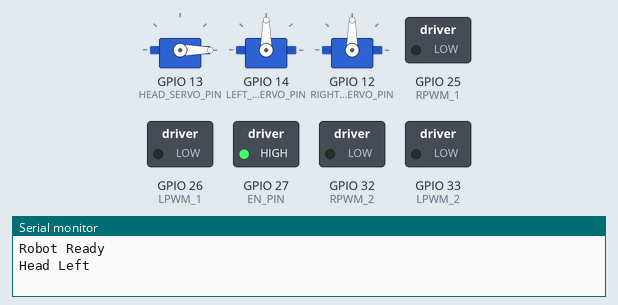
This sketch was run on a simulated ESP32. Parts: 3 × servo, switched loads named in the sketch (green lamp = pin HIGH), the last lines printed to the serial monitor.

Above: at 0.05 s.
At 1.5 s:
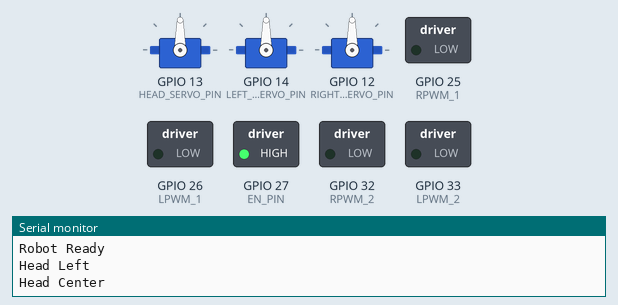
At 3.0 s:
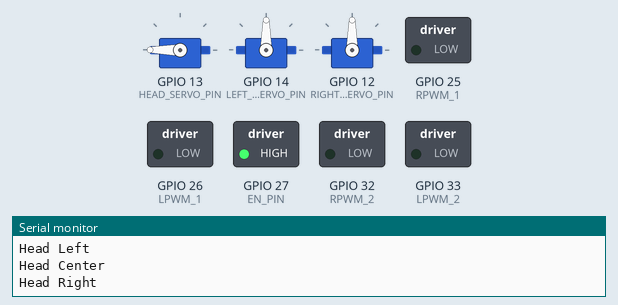
At 6.0 s:
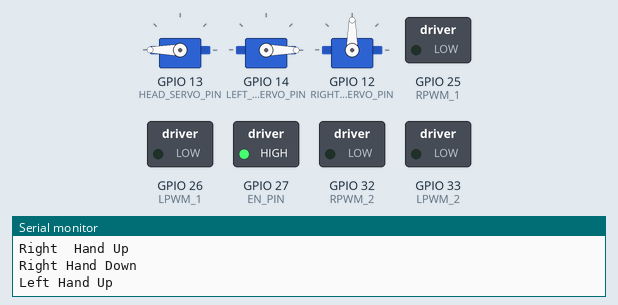
At 14.0 s:
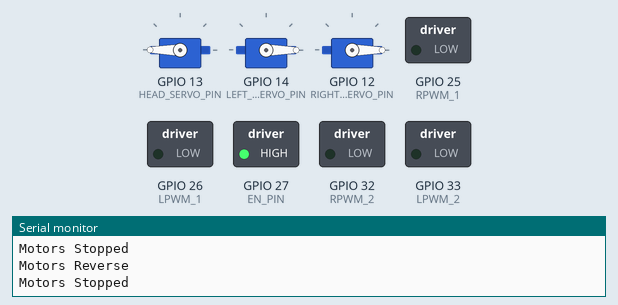
Timing chart, 0 to 18.2 s (numbered marks = the images above):
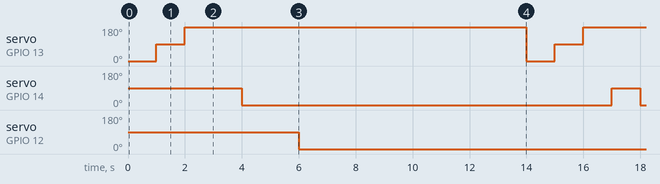

The sketch:

servo_check.ino
```cpp
#include <ESP32Servo.h>

#define HEAD_SERVO_PIN 13
#define RIGHT_HAND_SERVO_PIN 12
#define LEFT_HAND_SERVO_PIN 14


#define RPWM_1 25
#define LPWM_1 26


#define RPWM_2 32
#define LPWM_2 33

#define EN_PIN 27

Servo headServo;
Servo leftHandServo;
Servo rightHandServo;

void setup() {

  Serial.begin(115200);


  headServo.attach(HEAD_SERVO_PIN, 500, 2400);
  leftHandServo.attach(LEFT_HAND_SERVO_PIN, 500, 2400);
  rightHandServo.attach(RIGHT_HAND_SERVO_PIN, 500, 2400);

  // Motor Pins
  pinMode(RPWM_1, OUTPUT);
  pinMode(LPWM_1, OUTPUT);
  pinMode(RPWM_2, OUTPUT);
  pinMode(LPWM_2, OUTPUT);

  pinMode(EN_PIN, OUTPUT);

  digitalWrite(EN_PIN, HIGH);

  Serial.println("Robot Ready");
}

void loop() {


  Serial.println("Head Left");
  headServo.write(0);
  delay(1000);

  Serial.println("Head Center");
  headServo.write(90);
  delay(1000);

  Serial.println("Head Right");
  headServo.write(180);
  delay(1000);


  Serial.println("Right  Hand Up");
  leftHandServo.write(90);
  delay(1000);

  Serial.println("Right Hand Down");
  leftHandServo.write(0);
  delay(1000);


  Serial.println("Left Hand Up");
  rightHandServo.write(90);
  delay(1000);

  Serial.println("Left  Hand Down");
  rightHandServo.write(0);
  delay(1000);


  Serial.println("Motors Forward");

  //driveMotor1(128, true);
  //driveMotor2(128, true);

  delay(2000);

  stopMotors();

  delay(1000);


  Serial.println("Motors Reverse");

  //driveMotor1(255, false);
  //driveMotor2(255, false);

  delay(2000);

  stopMotors();

  delay(2000);
}


void driveMotor1(int speed, bool forward)
{
  speed = constrain(speed,0,255);

  if(forward)
  {
    analogWrite(LPWM_1,0);
    analogWrite(RPWM_1,speed);
  }
  else
  {
    analogWrite(RPWM_1,0);
    analogWrite(LPWM_1,speed);
  }
}


void driveMotor2(int speed, bool forward)
{
  speed = constrain(speed,0,255);

  if(forward)
  {
    analogWrite(LPWM_2,0);
    analogWrite(RPWM_2,speed);
  }
  else
  {
    analogWrite(RPWM_2,0);
    analogWrite(LPWM_2,speed);
  }
}


void stopMotors()
{
  Serial.println("Motors Stopped");

  analogWrite(RPWM_1,0);
  analogWrite(LPWM_1,0);
  analogWrite(RPWM_2,0);
  analogWrite(LPWM_2,0);
}
```

Measured:
- by itself, servo on GPIO 13 (HEAD_SERVO_PIN): repeats every 14.0 s: 180° 12.0 s, 0° 1.0 s, 90° 1.0 s
- by itself, servo on GPIO 14 (LEFT_HAND_SERVO_PIN), servo on GPIO 12 (RIGHT_HAND_SERVO_PIN): alternates 90° for 1.0 s and 0° for 13.0 s
